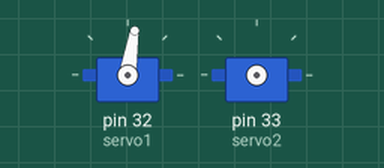
Recording of a program running on a simulated Raspberry Pi (header pin numbers). On the bench: 2 × servo. Servo angles are drawn from the pulse width (0.5 ms = 0°, 2.5 ms = 180°); what the program prints to the terminal is not drawn. At 10.0 s the program stops and its outputs stay as they are.

Above: at 0.1 s.
At 2.6 s:
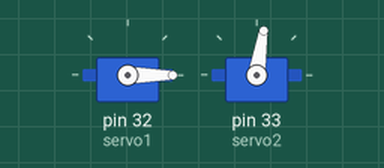
At 5.1 s:
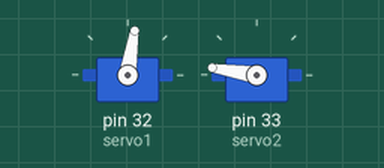
At 7.6 s:
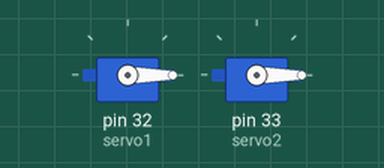
Timing chart, 0 to 9.1 s (numbered marks = the images above):
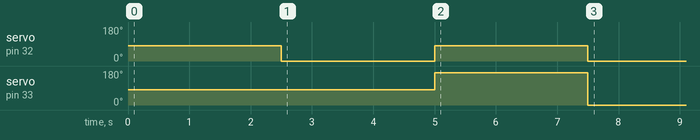

The program:

Servo_Control.py
```python
# Import libraries
import RPi.GPIO as GPIO
import time

# Set GPIO numbering mode
GPIO.setmode(GPIO.BOARD)

# Set pins 32 & 33 as outputs, and define as PWM servo1 & servo2
GPIO.setup(32,GPIO.OUT)
servo1 = GPIO.PWM(32,50) # pin 32 for servo1
GPIO.setup(33,GPIO.OUT)
servo2 = GPIO.PWM(33,50) # pin 33 for servo2

# Start PWM running on both servos, value of 0 (pulse off)
servo1.start(0)
servo2.start(0)

# Turn servo1 to 90
servo1.ChangeDutyCycle(7)
time.sleep(0.5)
servo1.ChangeDutyCycle(0)

# Wait for 2 seconds
time.sleep(2)

# Turn servo2 to 90 & servo1 back to 0
servo2.ChangeDutyCycle(7)
servo1.ChangeDutyCycle(2)
time.sleep(0.5)
servo2.ChangeDutyCycle(0)
servo1.ChangeDutyCycle(0)

# Wait again for 2 seconds! :)
time.sleep(2)

# Turn servo2 to 180 & servo1 to 90
servo2.ChangeDutyCycle(12)
servo1.ChangeDutyCycle(7)
time.sleep(0.5)
servo2.ChangeDutyCycle(0)
servo1.ChangeDutyCycle(0)

# Another little 2 second pause...
time.sleep(2)

# Turn both servos back to 0
servo2.ChangeDutyCycle(2)
servo1.ChangeDutyCycle(2)
time.sleep(0.5)
servo2.ChangeDutyCycle(0)
servo1.ChangeDutyCycle(0)

time.sleep(2)

#Clean things up at the end
servo1.stop()
servo2.stop()
GPIO.cleanup()

print ("Goodbye")
```

Measured:
- by itself, servo on pin 32 (servo1): 81° → 0° at 2.5 s, → 81° 2.5 s later, → 0° 2.5 s later
- by itself, servo on pin 33 (servo2): 81° → 171° at 5.0 s, → 0° 2.5 s later
